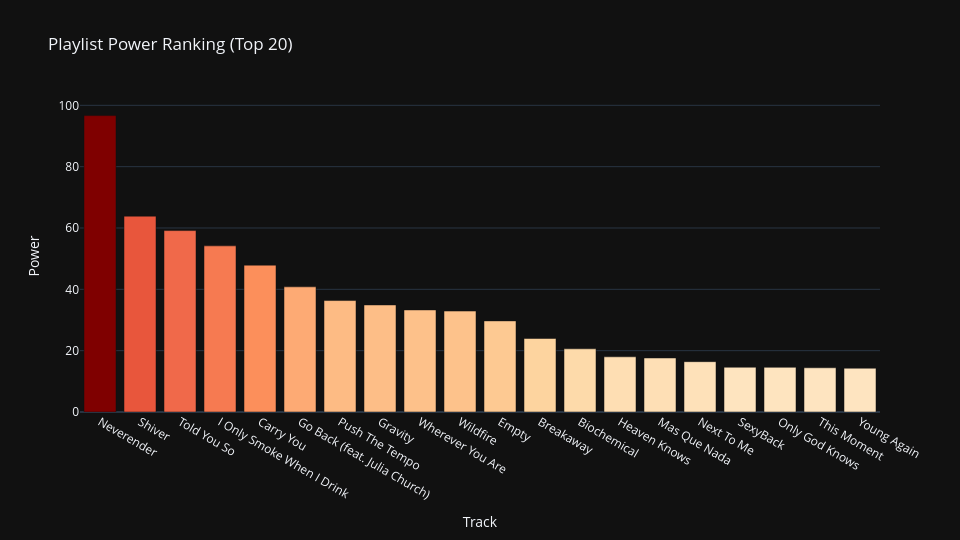

This figure's notebook cell:
### Markdown cell above
#### Graphical Representation

### Code cell
bar_pr_pla = plot_bar(dataframe=pr_pla.sort_values('PWR', ascending=False).head(20),
                      x='songstats_title',
                      y='PWR',
                      title='Playlist Power Ranking (Top 20)',
                      x_label='Track',
                      y_label='Power',
                      col_range=(pr_pla.PWR.min(), pr_pla.PWR.max()))
bar_pr_pla.show()

### Figure 1 — Plotly figure (JSON) as saved in the notebook; plotly's stock layout.template omitted (floating-point values rounded to 4 significant figures)
{"data": [{"alignmentgroup": "True", "hovertemplate": "Track=%{x}<br>Power=%{marker.color}<extra></extra>", "legendgroup": "", "marker": {"color": [96.65, 63.86, 59.16, 54.18, 47.88, 40.82, 36.34, 34.91, 33.28, 32.91, 29.71, 23.97, 20.6, 18.0, 17.62, 16.42, 14.6, 14.56, 14.42, 14.28], "coloraxis": "coloraxis", "pattern": {"shape": ""}}, "name": "", "offsetgroup": "", "orientation": "v", "showlegend": false, "textposition": "auto", "x": ["Neverender", "Shiver", "Told You So", "I Only Smoke When I Drink", "Carry You", "Go Back (feat. Julia Church)", "Push The Tempo", "Gravity", "Wherever You Are", "Wildfire", "Empty", "Breakaway", "Biochemical", "Heaven Knows", "Mas Que Nada", "Next To Me", "SexyBack", "Only God Knows", "This Moment", "Young Again"], "xaxis": "x", "y": [96.65, 63.86, 59.16, 54.18, 47.88, 40.82, 36.34, 34.91, 33.28, 32.91, 29.71, 23.97, 20.6, 18.0, 17.62, 16.42, 14.6, 14.56, 14.42, 14.28], "yaxis": "y", "type": "bar"}], "layout": {"xaxis": {"anchor": "y", "domain": [0.0, 1.0], "title": {"text": "Track"}, "categoryorder": "total descending"}, "yaxis": {"anchor": "x", "domain": [0.0, 1.0], "title": {"text": "Power"}}, "coloraxis": {"colorbar": {"title": {"text": "Power"}}, "colorscale": [[0.0, "rgb(255,247,236)"], [0.125, "rgb(254,232,200)"], [0.25, "rgb(253,212,158)"], [0.375, "rgb(253,187,132)"], [0.5, "rgb(252,141,89)"], [0.625, "rgb(239,101,72)"], [0.75, "rgb(215,48,31)"], [0.875, "rgb(179,0,0)"], [1.0, "rgb(127,0,0)"]], "cmin": 0.0, "cmax": 96.65, "showscale": false}, "legend": {"tracegroupgap": 0}, "title": {"text": "Playlist Power Ranking (Top 20)"}, "barmode": "relative", "height": 540, "width": 960}}
